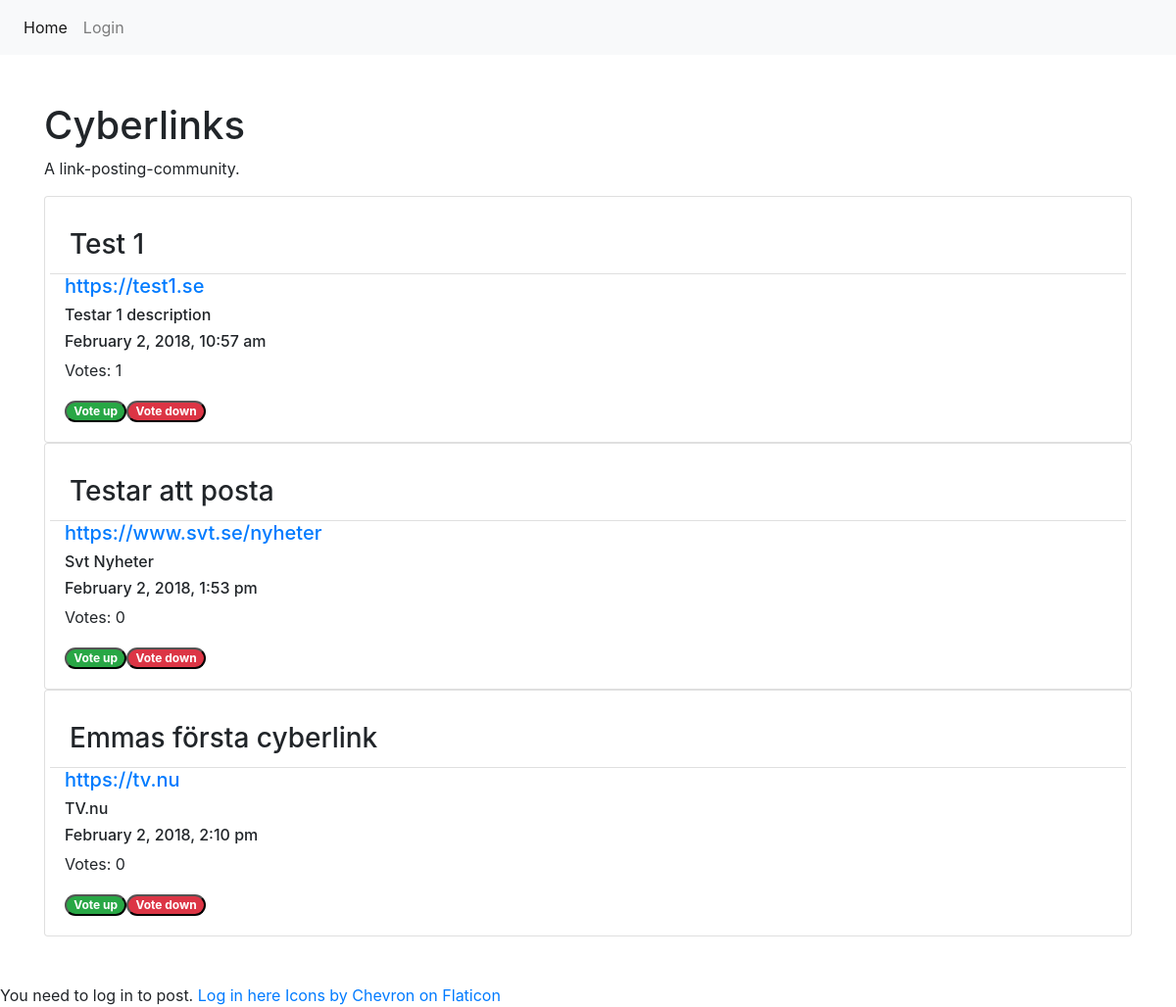
The page / on the database its author committed.
### tables this page shows
CREATE TABLE "Entry" (
	`entry_id`	INTEGER NOT NULL PRIMARY KEY AUTOINCREMENT UNIQUE,
	`title`	TEXT NOT NULL,
	`description`	TEXT NOT NULL,
	`link`	TEXT NOT NULL,
	`post_date`	TEXT NOT NULL,
	`poster`	TEXT NOT NULL
);

### app/config.php (called while the page is built, shortened)
<?php
return [
    'title' => 'Cyberlinks',
    'database_path' => sprintf('sqlite:%s/database/data1.db', __DIR__),
];

### app/autoload.php (called while the page is built, shortened)
<?php
$config = require __DIR__.'/config.php';

### index.php (the view, shortened to what this page needs)
<?php
require __DIR__.'/views/header.php';
?>
<article>
  <h1><?php echo $config['title']; ?></h1>
  <p>A link-posting-community.</p>
</article>
  <?php
  $stmt = $pdo->prepare("SELECT Entry.*, User.user_id, User.username, User.avatar, Votes.* FROM Entry JOIN User ON Entry.poster=User.username JOIN Votes ON Votes.vote_id=Entry.entry_id ORDER BY score DESC");
  $stmt->execute();
  $entries = $stmt->fetchAll(PDO::FETCH_ASSOC);
  foreach ($entries as $entry) {
    $title = $entry['title'];
    $link = $entry['link'];
    $description = $entry['description'];
    $post_date = $entry['post_date'];
    $score = $entry['score'] ?>
<div class="card">
  <div class="card-body">
      <div class="row">
        <h3 class="card-header col-12"><?php echo $title ?></h3>
        <h5 class="col-12"><a href="<?php echo $link; ?>" target="_blank"> <?php echo $entry['link']; ?></a></h5>
        <h6 class="col-12"><?php echo $description ?></h6>
        <h6 class="col-12"><?php echo $post_date ?></h6>
        <p class="col-12"><?php echo "Votes: ".$entry['score']?></p>
      </div>
      <div class="col-12">
        <div class="row">
          <form action="/app/auth/upVote.php" method="post">
            <button type="submit" class="badge badge-pill badge-success" name="upv">Vote up</button>
          </form>
          <form action="/app/auth/downVote.php" method="post">
            <button type="submit" class="badge badge-pill badge-danger" name="downv">Vote down</button>
          </form>
        </div>
      </div>
  </div>
</div>
  <?php
  }?>
</div>
<?php if (isset($_SESSION['userSession'])) {
  require __DIR__.'/newpost.php';
} else {
  echo "You need to log in to post.";?>
  <a href="/login.php">Log in here</a>
  <?php
}
require __DIR__.'/views/footer.php';
?>
<a href="https://www.flaticon.com/search?word=chevron">Icons by Chevron on Flaticon</a>

### assets/styles/main.css (style rules this page uses)
.card-header { background-color: white; }

### rows shown on the page
entry: title "Test 1", link "https://test1.se", description "Testar 1 description", post_date "February 2, 2018, 10:57 am", score "1"
entry: title "Testar att posta", link "https://www.svt.se/nyheter", description "Svt Nyheter", post_date "February 2, 2018, 1:53 pm", score "0"
entry: title "Emmas första cyberlink", link "https://tv.nu", description "TV.nu", post_date "February 2, 2018, 2:10 pm", score "0"

### other values the page prints
$config['title'] "Cyberlinks"
